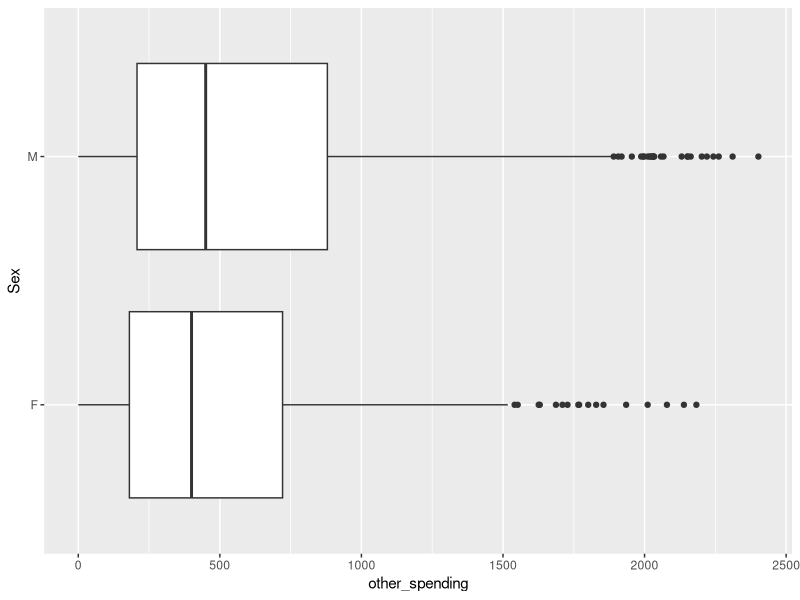
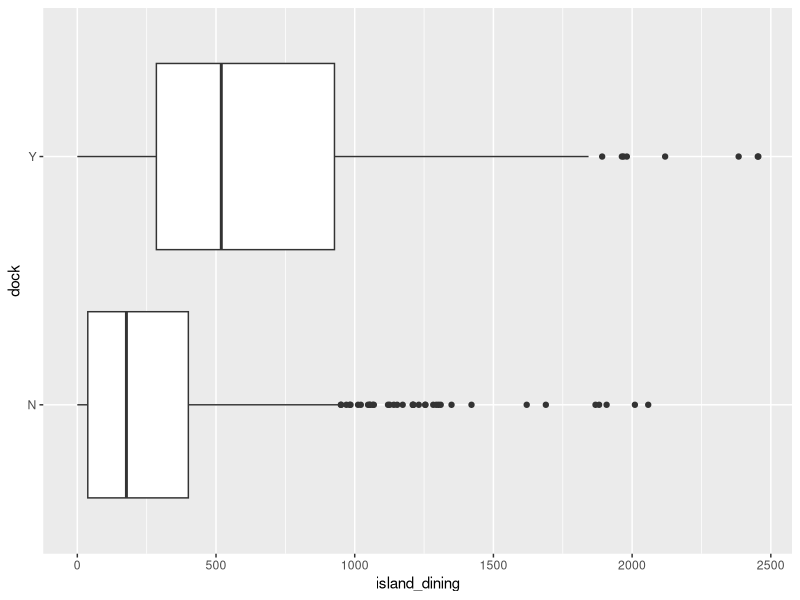
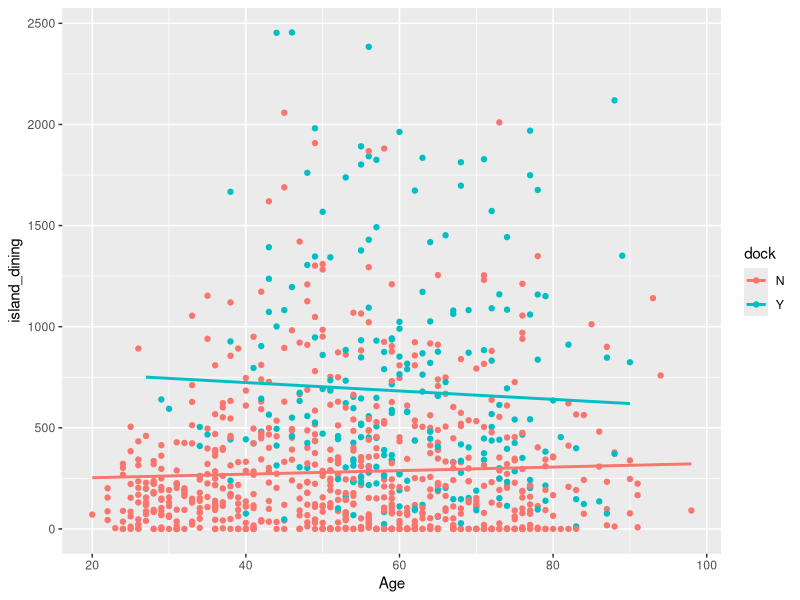
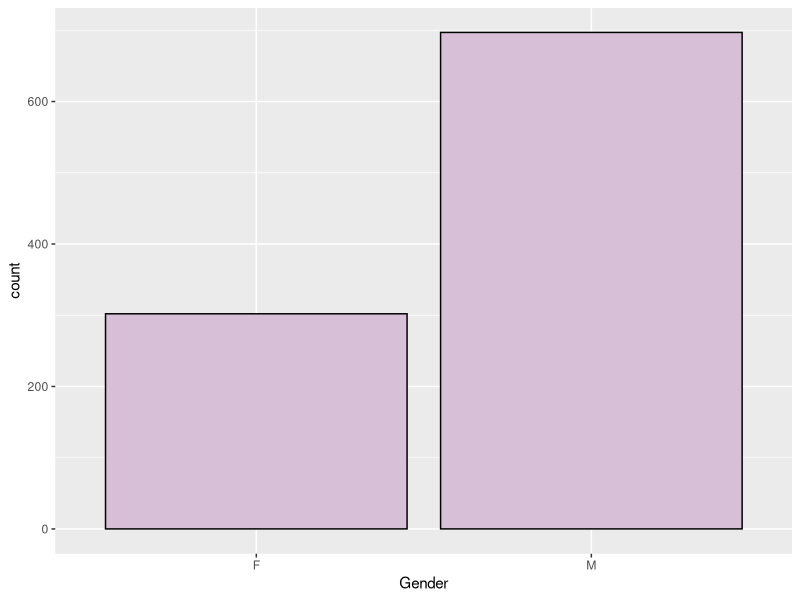

Recreate these plots in R, in order.
## ---- chunk 1

library(tidyverse)
library(rpart)
library(partykit)

# here is the data for this project
RCYC <- read_csv("STA130_project_data.csv")

## ---- chunk 2
q1_data <- RCYC %>% filter(!is.na(other_spending), !is.na(Sex), year == "2017") %>% 
  filter(other_spending < 2500 )
group_median <- q1_data %>% group_by(Sex) %>% summarise(median = median(other_spending))
group_median

## ---- chunk 3
set.seed(123)
repetitions <- 1000
simulated_values <- rep(NA, repetitions)

for(i in 1:repetitions){
  simdata <- q1_data %>% mutate(Sex = sample(Sex))
  
  sim_value <- simdata %>% group_by(Sex) %>% 
    summarise(medians = median(other_spending)) %>%
    summarise(value = diff(medians))
    
  simulated_values[i] <- as.numeric(sim_value)
}
## ---- chunk 4
sim <- tibble(median_diff = simulated_values)

q1_data %>% ggplot(aes(x=other_spending, y=Sex)) +
  geom_boxplot()

## ---- chunk 5
p_value <- sim %>% filter(median_diff >= 50 | median_diff <= -50) %>% summarise(p_value = n()/repetitions)

tester <- group_median %>% summarise(test_stat = diff(median), p_value = as.numeric(p_value))
tester

## ---- chunk 6
q2_data <- RCYC %>% filter(year == 2017) %>% 
  filter(!is.na(dock) | !is.na(island_dining) | !is.na(Age)) %>%
  filter(island_dining < 2500 )
## ---- chunk 7

q2_data %>% ggplot(aes(x=dock, y=island_dining)) +
  geom_boxplot()+
  coord_flip()

## ---- chunk 8

q2_data %>% ggplot(aes(x=Age, y=island_dining, color = dock)) +
  geom_point() +
  geom_smooth(method="lm", se=FALSE)

## ---- chunk 9
data2017 <- RCYC %>%  filter(year == 2017) %>%
  filter(!is.na(Sex))

male2017 <- data2017 %>% filter(Sex == "M")

data2017 %>% summarise(prop_male = nrow(male2017)/nrow(data2017))

## ---- chunk 10
data2017 <- RCYC %>% filter(year == 2017) %>%
  filter(!is.na(Sex))


male2017 <- data2017 %>% filter(Sex == "M")
our_p_male <- 697/1000

simulated_stats <- rep(NA, 2000)

set.seed(10) 
for (i in 1:2000){
  new_sim <- sample(c("Male","Female"), size=1000, prob=c(0.5, 0.5), replace=TRUE)
  sim_p <- sum(new_sim == "Male")/1000
  
  simulated_stats[i] <- sim_p
}

ggplot(data = data2017, aes(x = Sex)) + geom_bar(color = "black", fill = "thistle") + labs(x = "Gender")

sim <- tibble (p_male = simulated_stats)
